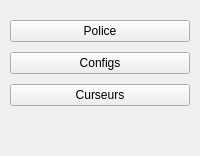
                  <widget class="QWidget" name="pg_opt_gen">
                   <layout class="QVBoxLayout" name="vlay_pg_opt_gen">
                    <property name="spacing">
                     <number>10</number>
                    </property>
                    <property name="leftMargin">
                     <number>10</number>
                    </property>
                    <property name="topMargin">
                     <number>20</number>
                    </property>
                    <property name="rightMargin">
                     <number>10</number>
                    </property>
                    <property name="bottomMargin">
                     <number>10</number>
                    </property>
                    <item>
                     <widget class="QPushButton" name="pb_opt_gen_font">
                      <property name="text">
                       <string>Police</string>
                      </property>
                     </widget>
                    </item>
                    <item>
                     <widget class="QPushButton" name="pb_opt_gen_config">
                      <property name="text">
                       <string>Configs</string>
                      </property>
                     </widget>
                    </item>
                    <item>
                     <widget class="QPushButton" name="pb_opt_gen_cur">
                      <property name="text">
                       <string>Curseurs</string>
                      </property>
                     </widget>
                    </item>
                    <item>
                     <spacer name="verticalSpacer_6">
                      <property name="orientation">
                       <enum>Qt::Vertical</enum>
                      </property>
                      <property name="sizeHint" stdset="0">
                       <size>
                        <width>20</width>
                        <height>40</height>
                       </size>
                      </property>
                     </spacer>
                    </item>
                   </layout>
                  </widget>
